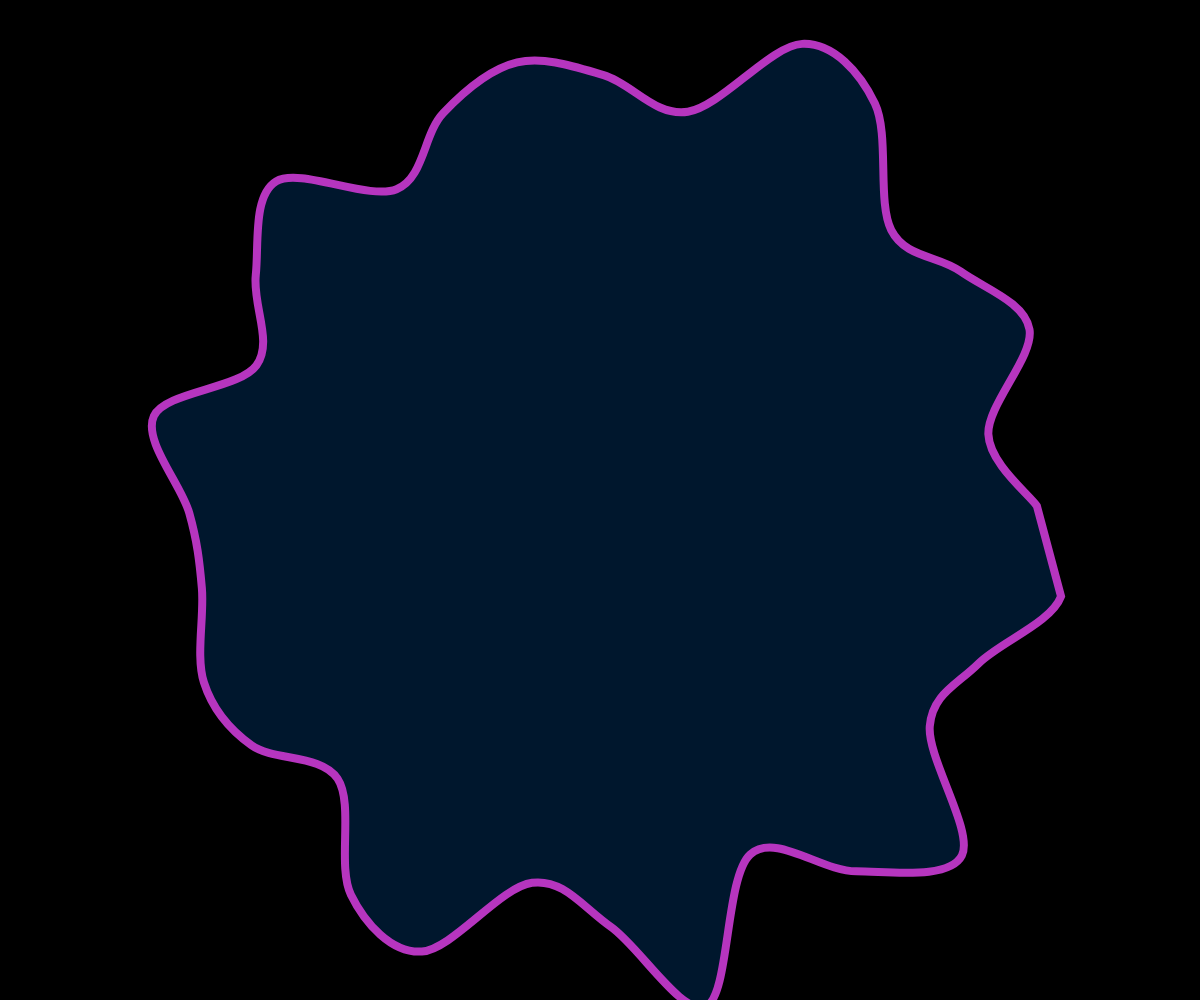
Frame 1 (no input)
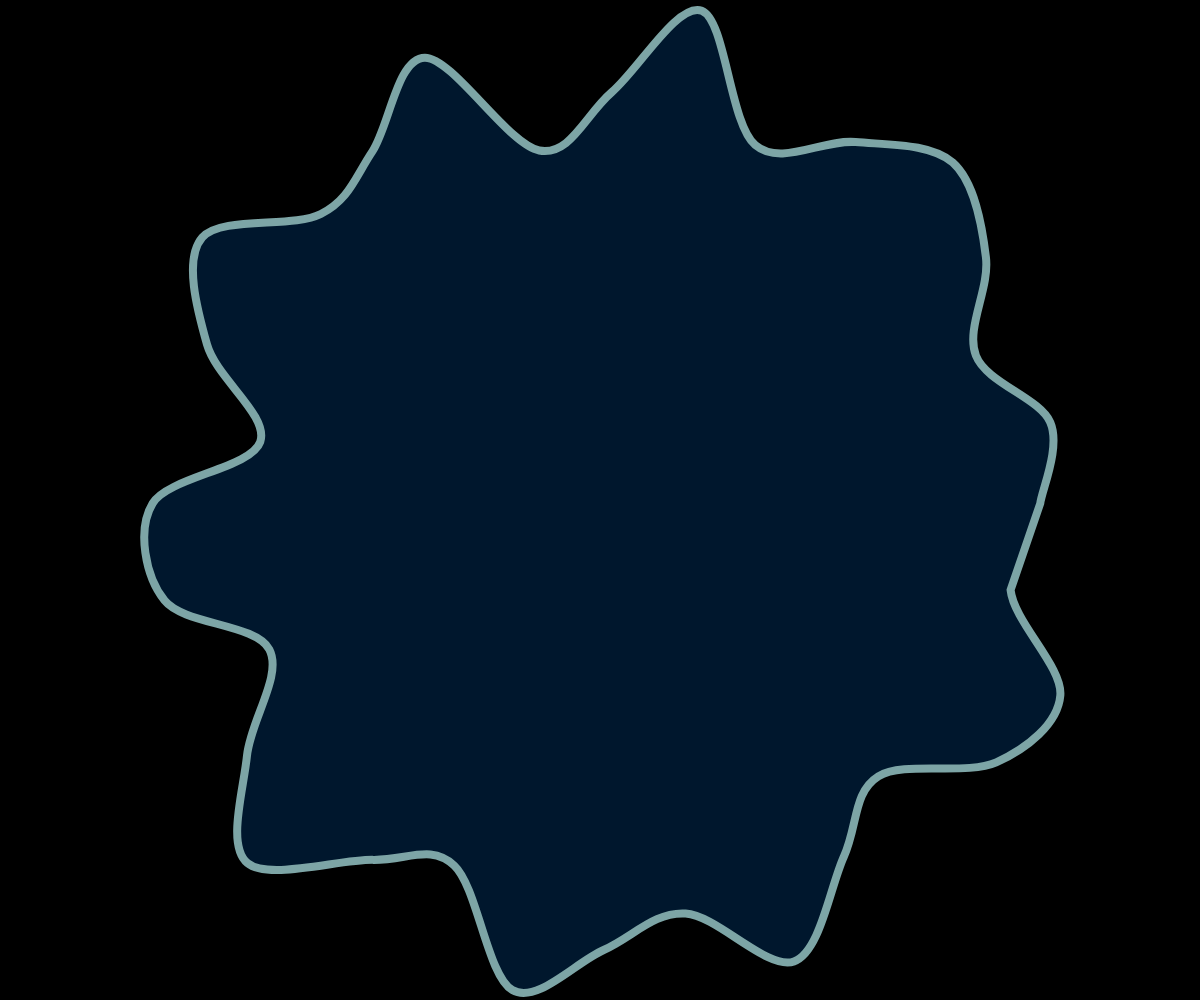
Frame 60 (no input)
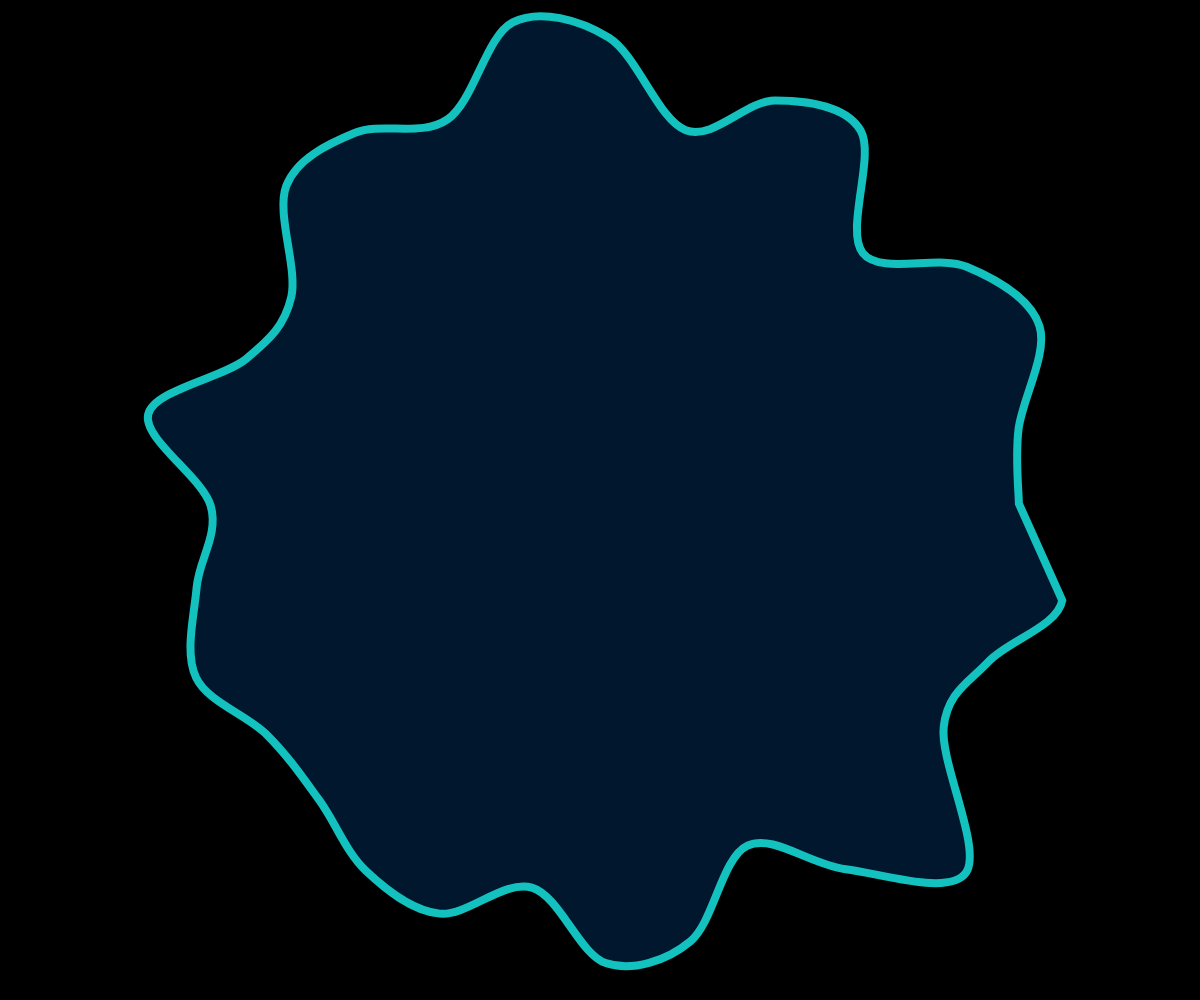
Frame 120 (the mouse pressed at the canvas centre since frame 60)

The p5.js sketch that drew these frames (run headless with seeded random() and noise() and a simulated clock; from frame 60 on, the mouse is pressed at the canvas centre):

// p5.js sketch
// ── sketch.js
let angle = 0;
let r;
let phase = 0;

function setup() {
  createCanvas(windowWidth, windowHeight);
  r = width/3;
}

function draw() {
  background(0);
  translate(width/2, height/2);
  stroke(random(255), random(255), random(255));
  strokeWeight(8);
  fill(0,23,45);

  let increment = TWO_PI/32;
  beginShape();
  for (let a = 0; a < TWO_PI; a += increment) {
    let r1 = r + sin(a*10+phase)*50 + random(3,69);
    let x = r1 * cos(a)+ random(3,13);
    let y = r1 * sin(a) + random(3,13);
    curveVertex(x,y);
  }
  endShape(CLOSE);
  phase += 0.05;
}
